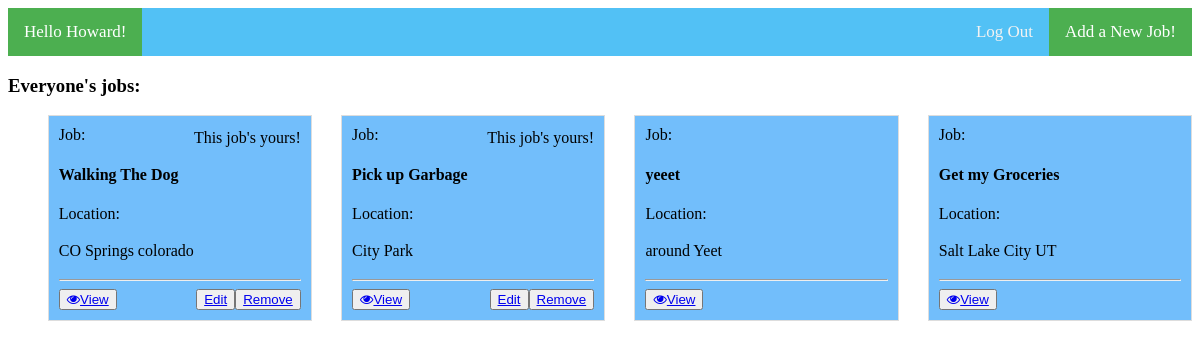
The app's page /dashboard (signed in) with its own data.
### handy_helper/models.py (models this page shows)
class user(models.Model):
    first_name = models.CharField(max_length=45)
    last_name = models.CharField(max_length=45)
    email = models.EmailField(max_length=255)
    password = models.CharField(max_length=254)
    created_at = models.DateTimeField(auto_now_add=True)
    updated_at = models.DateTimeField(auto_now=True)
    objects = login_manager()

class job(models.Model):
    title = models.CharField(max_length=255)
    desc = models.TextField()
    location = models.CharField(max_length=255)
    user = models.ForeignKey(user, related_name="jobs", on_delete = models.CASCADE)
    created_at = models.DateTimeField(auto_now_add=True)
    updated_at = models.DateTimeField(auto_now=True)
    objects = login_manager()

### handy_helper/views.py (the view)
# urls.py: path('dashboard', views.success),
def success(request):
    if 'logged_in' not in request.session:
        return redirect('/')
    context = {
        "all_jobs" : job.objects.all()
    }
    return render(request, 'dashboard.html', context)

### handy_helper/templates/dashboard.html (shortened to what this page needs)
{% load static %}
<!DOCTYPE html>
<html lang="en">
<head>
    <link href="{% static 'css/styles.css' %}" rel="stylesheet">
</head>
<body>
    <nav role="navigation" class="topnav">
        <a href="#" id="greet" class="active"><h1>Hello {{request.session.f_name}}!</h1></a>
        <a href="{% url 'job_add' %}" class="active">Add a New Job!</a>
        <a href="/logout">Log Out</a>
    </nav>
    <h3>Everyone's jobs: </h3>
    <div class="container">
        <div class="grid">
            <div class="content">
                <ul class="rig columns-4">
                    {% for job in all_jobs %}}
                        <li>
                            {% if request.session.user_id == job.user.id %}
                            <p class="tag">This job's yours!</p>
                            {% endif %}
                            <label for="title">Job:</label>
                            <h4 name="title">{{job.title}}</h4>
                            <label for="location">Location:</label>
                            <p name="location">{{job.location}}</p>
                            <hr>
                            {% if request.session.user_id == job.user.id %}
                                <button class="btn btn-default btn-xs pull-right" type="button">
                                    <a href="{% url 'job_delete' job.id %}">Remove</a>
                                </button>
                                <button class="btn btn-default btn-xs pull-right" type="button">
                                    <a href="{% url 'job_edit' job.id %}">Edit</a>
                                </button>
                            {% endif %}
                            <button class="btn btn-default btn-xs pull-left" type="button">
                                <a href="{% url 'job_desc' job.id %}"><i class="fa fa-eye"></i>View</a>
                            </button>
                        </li>
                    {% endfor %}
                </ul>
            </div>
        </div>
    </div>
</body>
</html>

### handy_helper/static/css/styles.css (style rules this page uses)
*, *:before, *:after { box-sizing: border-box; }
.grid { display: grid; grid-auto-columns: 1fr 200px; }
.content { grid-column: 1; }
.grid > * { border: 0px; }
body { background: #fff; }
h1 { font-weight: 500; font-size: 20px }
ul.rig { list-style: none; font-size: 0px; margin-left: -2.5%; }
ul.rig li { display: inline-block; padding: 10px; margin: 0 0 2.5% 2.5%; background: rgb(114, 190, 251); border: 1px solid #ddd; font-size: 16px; font-size: 1rem; vertical-align: top; box-shadow: 0 0 0px #000000; box-sizing: border-box; -moz-box-sizing: border-box; -webkit-box-sizing: border-box; }
ul.rig li p { font-size: 1.0em; line-height: 1.5em; color: #000000; }
ul.rig.columns-4 li { width: 22.5%; }
.topnav { background-color: rgb(82, 193, 245); overflow: hidden; }
.topnav a { float: right; color: #f2f2f2; text-align: center; padding: 14px 16px; text-decoration: none; font-size: 17px; }
.topnav a#greet { float: left; }
.topnav a h1 { margin: 0px; font-weight: 500; font-size: 17px }
.topnav a.active { background-color: #4CAF50; color: white; }
p.tag { float: right; margin: 0px; }

### records on screen
user: session.f_name "Howard"
job: shows "This job's yours!", title "Walking The Dog", location "CO Springs colorado", shows "Remove"
job: shows "This job's yours!", title "Pick up Garbage", location "City Park", shows "Remove"
job: title "yeeet", location "around Yeet"
job: title "Get my Groceries", location "Salt Lake City UT"
